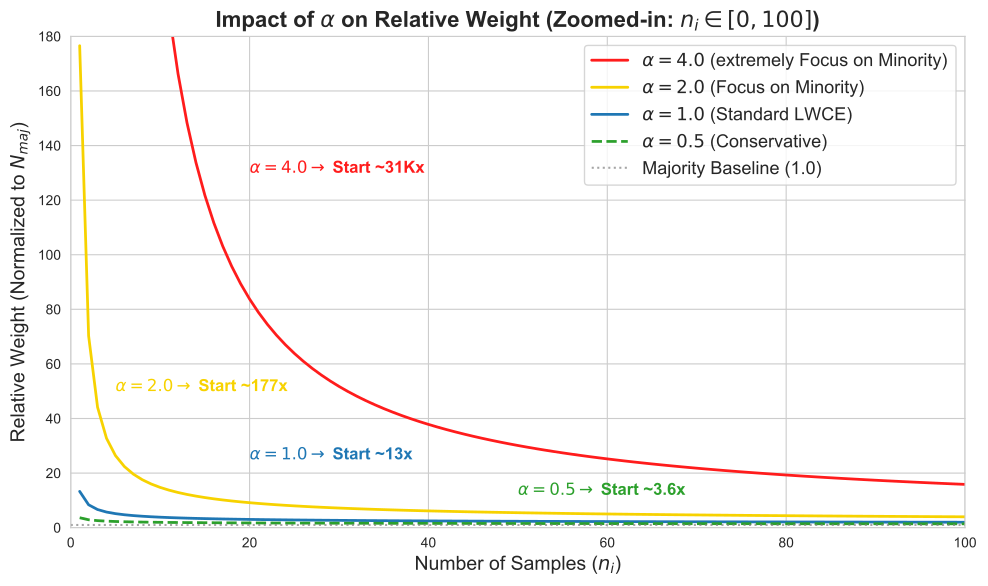

The Python source for this figure:
import numpy as np
import matplotlib.pyplot as plt
import seaborn as sns

# --- 설정 ---
N_maj = 10000  # 다수 클래스 샘플 수 (기준점)
n_range = np.arange(1, N_maj + 1) # 1부터 10000까지

# --- PLWCE 가중치 함수 ---
def get_plwce_weights_norm(n, alpha, c=1):
    raw_weights = 1.0 / np.power(np.log(n + c), alpha)
    # 다수 클래스(N_maj)의 가중치를 1.0으로 정규화 (상대적 비교를 위해)
    return raw_weights / raw_weights[-1]

# --- 데이터 계산 ---
w_alpha_1_0 = get_plwce_weights_norm(n_range, alpha=1.0) # 기본 LWCE
w_alpha_0_5 = get_plwce_weights_norm(n_range, alpha=0.5) # Soft
w_alpha_2_0 = get_plwce_weights_norm(n_range, alpha=2.0) # Sharp (소수 클래스 집중)
w_alpha_4_0 = get_plwce_weights_norm(n_range, alpha=4.0)

# --- 시각화 ---
sns.set_style("whitegrid")
fig, ax = plt.subplots(figsize=(10, 6))

# x축 범위를 0~200으로 더 좁혀서 차이를 강조
zoom_idx = 100
ax.plot(n_range[:zoom_idx], w_alpha_4_0[:zoom_idx],
         color="#ff1c1c", linewidth=2, linestyle='-', label=r'$\alpha=4.0$ (extremely Focus on Minority)')
ax.plot(n_range[:zoom_idx], w_alpha_2_0[:zoom_idx],
         color="#f7d200", linewidth=2, linestyle='-', label=r'$\alpha=2.0$ (Focus on Minority)')
ax.plot(n_range[:zoom_idx], w_alpha_1_0[:zoom_idx],
         color='#1f77b4', linewidth=2, linestyle='-', label=r'$\alpha=1.0$ (Standard LWCE)')
ax.plot(n_range[:zoom_idx], w_alpha_0_5[:zoom_idx],
         color='#2ca02c', linewidth=2, linestyle='--', label=r'$\alpha=0.5$ (Conservative)')

# 기준선
ax.axhline(y=1.0, color='gray', linestyle=':', alpha=0.7, label='Majority Baseline (1.0)')

# 꾸미기
ax.set_title(r'Impact of $\alpha$ on Relative Weight (Zoomed-in: $n_i \in [0, 100]$)', fontsize=16, fontweight='bold')
ax.set_xlabel('Number of Samples ($n_i$)', fontsize=14)
ax.set_ylabel('Relative Weight (Normalized to $N_{maj}$)', fontsize=14)
ax.legend(fontsize=13)

# x축 범위를 100까지로 제한하여 앞부분의 차이를 확대
ax.set_xlim(0, 100)
ax.set_ylim(0, 180) # alpha=2.0의 최대값이 약 177이므로 이 범위는 유지

# 설명 텍스트 위치 조정 (줌인 된 좌표에 맞게)
ax.text(20, 130, r'$\alpha=4.0 \to$ Start ~31Kx', color='#ff1c1c', fontsize=12, fontweight='bold')
ax.text(5, 50, r'$\alpha=2.0 \to$ Start ~177x', color='#f7d200', fontsize=12, fontweight='bold')
ax.text(20, 25, r'$\alpha=1.0 \to$ Start ~13x', color='#1f77b4', fontsize=12, fontweight='bold')
ax.text(50, 12, r'$\alpha=0.5 \to$ Start ~3.6x', color='#2ca02c', fontsize=12, fontweight='bold')

plt.tight_layout()
plt.savefig('plwce_alpha_relative_zoomed.pdf', bbox_inches='tight')
print("Alpha 상대적 비교 그래프(Zoomed)가 저장되었습니다.")
